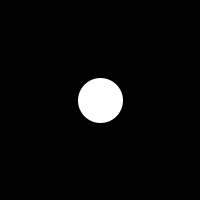
Frame 1 (no input)
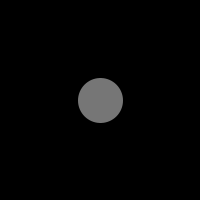
Frame 60 (the mouse pressed at the canvas centre just before this capture)
Frame 120 (the mouse held since frame 60 and released just before this capture): identical to frame 60, image omitted

The Processing sketch that drew these frames (run headless with seeded random() and noise(); from frame 60 on, the mouse is pressed at the canvas centre):

// Processing sketch: processing_112607
// ── processing_112607.pde

// Click on the window to give it focus
      // and press the 'B' or 'A' key
      void setup(){
      size(200,200);
    background(0);
    strokeWeight(5);
  }
      void draw() {
        //fill(#B7B3B3);
        ellipse(100,100,50,50);
        if(keyPressed) {
          if (key == 'o' || key == 'O') {
            
            //delay(500);
            fill(#FFFBD8);
   }
        } else  {
fill(#767676); }
        
      }
